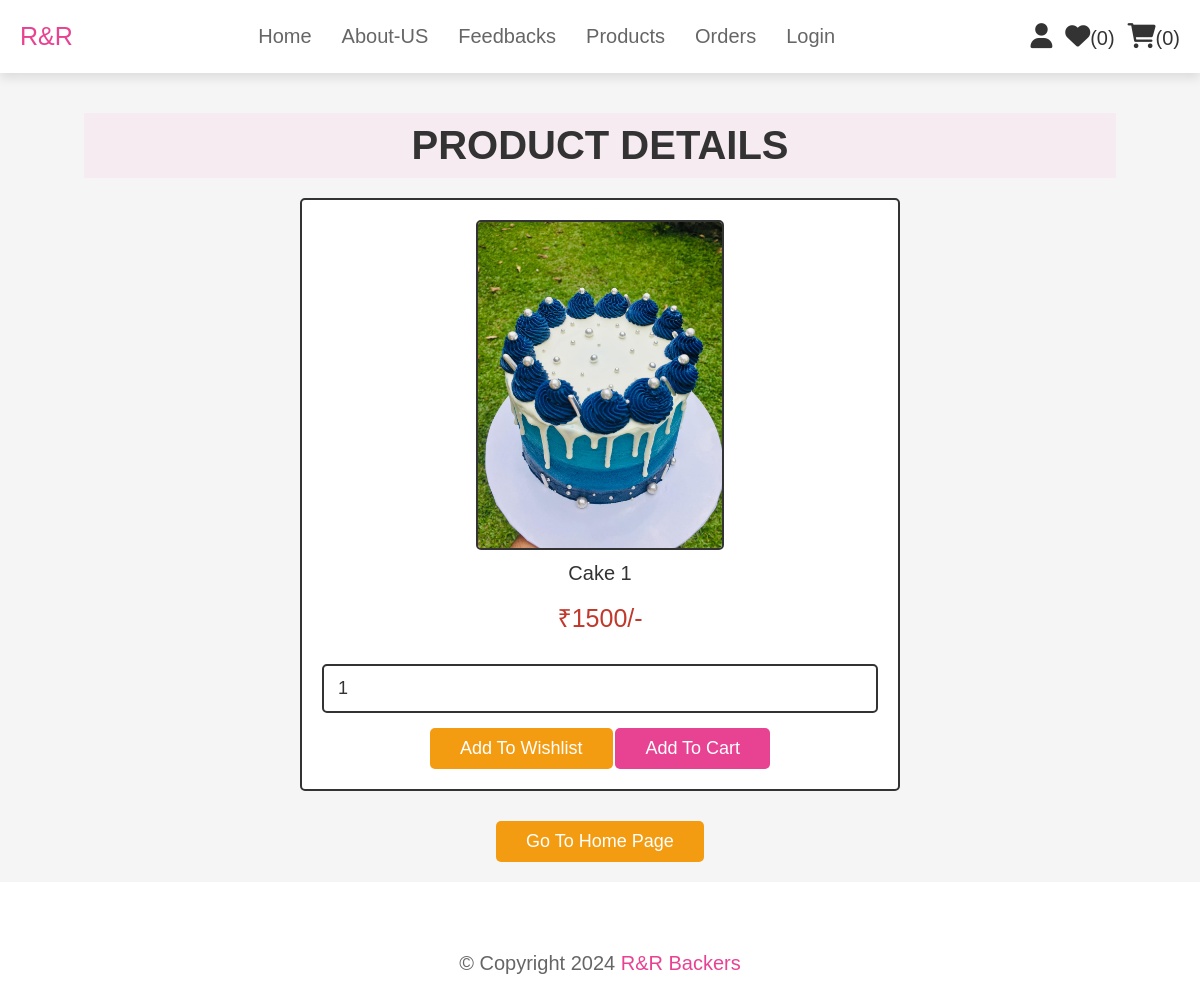
/view_page.php?pid=45 (signed in), run on the app's committed database.
### tables this page shows
CREATE TABLE `products` (
  `id` int(100) NOT NULL,
  `name` varchar(100) NOT NULL,
  `details` varchar(500) NOT NULL,
  `price` int(100) NOT NULL,
  `image` varchar(100) NOT NULL,
  `category_id` int(11) DEFAULT NULL
);

### view_page.php (the view, shortened to what this page needs)
<?php
@include 'config.php';
?>
<!DOCTYPE html>
<html lang="en">
<head>
   <link rel="stylesheet" href="https://cdnjs.cloudflare.com/ajax/libs/font-awesome/6.0.0/css/all.min.css">
   <link rel="stylesheet" href="css/style.css">
</head>
<body>
<?php @include 'header.php'; ?>
<section class="quick-view">
    <h1 class="title">product details</h1>
    <?php
        if(isset($_GET['pid'])){
            $pid = $_GET['pid'];
            $select_products = mysqli_query($conn, "SELECT * FROM `products` WHERE id = '$pid'") or die('query failed');
         if(mysqli_num_rows($select_products) > 0){
            while($fetch_products = mysqli_fetch_assoc($select_products)){
    ?>
    <form action="" method="POST">
         <img src="uploaded_img/<?php echo $fetch_products['image']; ?>" alt="" class="image">
         <div class="name"><?php echo $fetch_products['name']; ?></div>
         <div class="price">₹<?php echo $fetch_products['price']; ?>/-</div>
         <div class="details"><?php echo $fetch_products['details']; ?></div>
         <input type="number" name="product_quantity" value="1" min="0" class="qty">
         <input type="submit" value="add to wishlist" name="add_to_wishlist" class="option-btn">
         <input type="submit" value="add to cart" name="add_to_cart" class="btn">
      </form>
    <?php
            }
        }else{
        echo '<p class="empty">no products details available!</p>';
        }
    }
    ?>
    <div class="more-btn">
        <a href="home.php" class="option-btn">go to home page</a>
    </div>
</section>
<?php @include 'footer.php'; ?>
</body>
</html>

### css/style.css (style rules this page uses)
:root { --pink:#e84393; --red:#c0392b; --orange:#f39c12; --black:#333; --white:#fff; --light-color:#666; --light-white:#ccc; --light-bg:#f5f5f5; --border:.2rem solid var(--black); --box-shadow:0 .5rem 1rem rgba(0,0,0,.1); }
* { font-family: 'Rubik', sans-serif; margin:0; padding:0; box-sizing: border-box; outline: none; border:none; text-decoration: none; transition:all .2s linear; }
html { font-size: 62.5%; overflow-x: hidden; scroll-behavior: smooth; scroll-padding-top: 6.5rem; }
body { background: var(--light-bg); }
section { padding:3rem 2rem; }
section { padding:2rem 7%; }
.btn, .delete-btn, .option-btn { display: inline-block; border-radius: .5rem; margin-top: 1rem; font-size: 1.8rem; color:var(--white); cursor: pointer; padding:1rem 3rem; text-transform: capitalize; }
.btn { background-color: var(--pink); }
.option-btn { background-color: var(--orange); }
.more-btn { margin-top: 2rem; text-align: center; }
.title { text-align: center; font-size: 4rem; color:#333; text-transform: uppercase; padding:1rem; margin:2rem 0; background:rgba(255, 51, 153,.05); }
.quick-view form { max-width: 60rem; padding:2rem; text-align: center; border:var(--border); box-shadow: var(--border); border-radius: .5rem; background-color: var(--white); margin:0 auto; }
.quick-view form .image { height: 33rem; border:var(--border); border-radius: .5rem; }
.quick-view form .name { margin:1rem 0; font-size: 2rem; color:var(--black); }
.quick-view form .price { color:var(--red); font-size: 2.5rem; padding:.5rem 0; }
.quick-view form .details { padding:1rem 0; font-size: 1.5rem; color:var(--light-color); line-height: 2; }
.quick-view form .qty { width: 100%; padding:1.2rem 1.4rem; font-size: 1.8rem; color:var(--black); border-radius: .5rem; border:var(--border); margin:.5rem 0; }

### data on the page
products: image (picture), name "Cake 1", price "1500"

### other printed values
$wishlist_num_rows "0"
$cart_num_rows "0"
